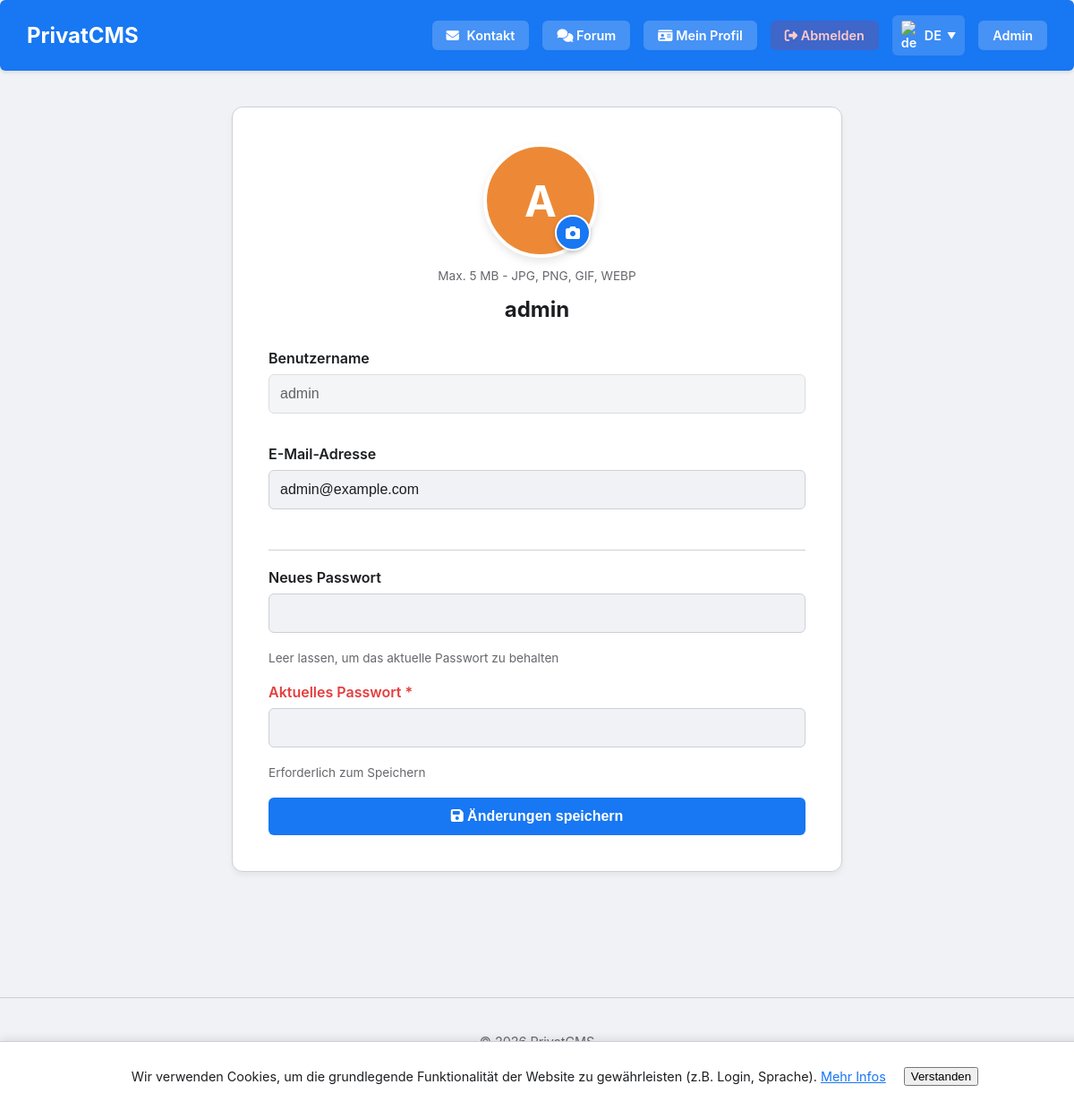
The app's page /profile.php (signed in) with its own data.
### tables this page shows
CREATE TABLE IF NOT EXISTS users (
  id INT AUTO_INCREMENT PRIMARY KEY,
  username VARCHAR(64) UNIQUE NOT NULL,
  password_hash VARCHAR(255) NOT NULL,
  email VARCHAR(255),
  role ENUM('admin','editor','viewer','member') DEFAULT 'member',
  created_at TIMESTAMP DEFAULT CURRENT_TIMESTAMP
);

### public/profile.php (the view, shortened to what this page needs)
<?php
$ini = parse_ini_file(__DIR__ . '/../config/config.ini', true, INI_SCANNER_TYPED) ?: [];
$pdo = (new App\Database($ini['database'] ?? []))->pdo();
$settings = [];
try {
    $stmtSettings = $pdo->query("SELECT * FROM settings");
    while ($row = $stmtSettings->fetch()) {
        $settings[$row['setting_key']] = $row['setting_value'];
    }
} catch (Exception $e) {}
$currentLang = $_SESSION['lang'] ?? 'de';
$langFile = __DIR__ . '/../config/lang/' . $currentLang . '.ini';
$iniLang = file_exists($langFile) ? parse_ini_file($langFile, true) : [];
$pLang = $iniLang['profile'] ?? [];
$stmt = $pdo->prepare("SELECT * FROM users WHERE id = ?");
$stmt->execute([$_SESSION['user_id']]);
$user = $stmt->fetch();
function getAvatarProfile($u) {
    $colors = ['#f56565', '#ed8936', '#ecc94b', '#48bb78', '#38b2ac', '#4299e1', '#667eea', '#9f7aea', '#ed64a6', '#a0aec0'];
    $name = $u['username'] ?? 'U';
    $val = 0;
    for ($i = 0; $i < strlen($name); $i++) { $val += ord($name[$i]); }
    $color = $colors[$val % count($colors)];
    $initial = strtoupper(substr($name, 0, 1));
    return '<div class="avatar-placeholder" style="background:'.$color.';">'.$initial.'</div>';
}
?>
<!DOCTYPE html>
<html lang="<?= htmlspecialchars($currentLang) ?>" data-theme="light">
<head>
    <link href="/assets/styles/main.css" rel="stylesheet">
    <link rel="stylesheet" href="https://cdnjs.cloudflare.com/ajax/libs/font-awesome/6.5.1/css/all.min.css">
</head>
<body>
<?php include 'header.php'; ?>
<main class="container">
    <div class="profile-card">
        <form method="POST" enctype="multipart/form-data">
            <div class="avatar-wrapper">
                <?= getAvatarProfile($user) ?>
                <label for="avatarInput" class="avatar-upload-btn" title="<?= htmlspecialchars($pLang['upload_avatar'] ?? 'Upload Avatar') ?>">
                    <i class="fa-solid fa-camera"></i>
                </label>
            </div>
            <div style="font-size: 0.85rem; color: var(--text-muted); margin-bottom: 15px;">
                <?= htmlspecialchars($pLang['avatar_hint'] ?? 'Max. 5 MB - JPG, PNG, GIF, WEBP') ?>
            </div>
        </form>
        <h2 style="text-align:center; margin:10px 0 30px 0; color:var(--text-main);"><?= htmlspecialchars($user['username']) ?></h2>
        <form method="POST">
            <div class="form-group">
                <label class="form-label"><?= htmlspecialchars($pLang['username'] ?? 'Username') ?></label>
                <input type="text" class="form-input" value="<?= htmlspecialchars($user['username']) ?>" disabled style="opacity:0.7; cursor:not-allowed;">
            </div>
            <div class="form-group">
                <label class="form-label"><?= htmlspecialchars($pLang['email'] ?? 'Email') ?></label>
                <input type="email" name="email" class="form-input" value="<?= htmlspecialchars($user['email'] ?? '') ?>" required>
            </div>
            <div class="form-group" style="border-top:1px solid var(--border); margin-top:30px; padding-top:20px;">
                <label class="form-label"><?= htmlspecialchars($pLang['new_password'] ?? 'New Password') ?></label>
                <input type="password" name="new_password" class="form-input">
                <div class="form-text"><?= htmlspecialchars($pLang['new_password_hint'] ?? 'Leave blank to keep current password') ?></div>
            </div>
            <div class="form-group">
                <label class="form-label" style="color:#e53e3e;"><?= htmlspecialchars($pLang['current_password'] ?? 'Current Password') ?> *</label>
                <input type="password" name="current_password" class="form-input" required>
                <div class="form-text"><?= htmlspecialchars($pLang['current_password_hint'] ?? 'Required to save changes') ?></div>
            </div>
            <button type="submit" class="btn-primary">
                <i class="fa-solid fa-save"></i> <?= htmlspecialchars($pLang['save'] ?? 'Save Changes') ?>
            </button>
        </form>
    </div>
</main>
<?php include 'footer.php'; ?>
</body>
</html>

### public/header.php (shortened to what this page needs)
<?php
if (!isset($t)) $t = [];
if (!isset($languages)) $languages = [
    'de' => ['label' => 'Deutsch',  'flag' => 'https://flagcdn.com/w40/de.png'],
    'en' => ['label' => 'English',  'flag' => 'https://flagcdn.com/w40/gb.png'],
    'fr' => ['label' => 'Français', 'flag' => 'https://flagcdn.com/w40/fr.png'],
    'es' => ['label' => 'Español',  'flag' => 'https://flagcdn.com/w40/es.png']
];
$l_forum   = $iniLang['forum']['title'] ?? 'Forum';
$l_login   = $iniLang['auth']['btn_login'] ?? 'Login';
$l_logout  = $iniLang['auth']['logout'] ?? 'Logout';
$l_profile = $iniLang['profile']['title'] ?? 'Profil';
$l_admin   = $t['admin'] ?? 'Admin';
$l_contact = $iniLang['frontend']['nav_contact'] ?? ($iniLang['nav']['contact'] ?? 'Kontakt');
$menuLinks = [];
if (isset($pdo)) {
    try {
        $stmt = $pdo->query("SELECT * FROM menu_items ORDER BY position ASC");
        $menuLinks = $stmt->fetchAll();
    } catch (Exception $e) {}
}
$isLoggedIn = !empty($_SESSION['user_id']);
?>
<header class="site-header">
    <div class="header-container">
      <a href="/" class="site-title"><?= htmlspecialchars($settings['blog_title'] ?? 'PrivatCMS') ?></a>
      <div class="header-actions">
        <?php if (!empty($menuLinks)): ?>
            <?php foreach($menuLinks as $link): ?>
                <a href="<?= htmlspecialchars($link['link']) ?>" class="btn-nav">
                    <?php if (!empty($link['icon'])): ?>
                        <i class="<?= htmlspecialchars($link['icon']) ?>" style="margin-right: 5px;"></i>
                    <?php endif; ?>
                    <?= htmlspecialchars($link['label']) ?>
                </a>
            <?php endforeach; ?>
        <?php else: ?>
            <a href="/contact.php" class="btn-nav">
                <i class="fa-solid fa-envelope" style="margin-right: 5px;"></i> <?= htmlspecialchars($l_contact) ?>
            </a>
        <?php endif; ?>
        <a href="/forum.php" class="btn-nav">
            <i class="fa-solid fa-comments"></i> <?= htmlspecialchars($l_forum) ?>
        </a>
        <?php if ($isLoggedIn): ?>
            <a href="/profile.php" class="btn-nav">
                <i class="fa-solid fa-id-card"></i> <?= htmlspecialchars($l_profile) ?>
            </a>
            <a href="/logout.php" class="btn-nav" style="background: rgba(220, 38, 38, 0.2); color: #fecaca;">
                <i class="fa-solid fa-right-from-bracket"></i> <?= htmlspecialchars($l_logout) ?>
            </a>
        <?php else: ?>
            <a href="/login.php" class="btn-nav">
                <i class="fa-solid fa-user"></i> <?= htmlspecialchars($l_login) ?>
            </a>
        <?php endif; ?>
        <div class="lang-dropdown" id="langDropdown">
            <div class="lang-trigger" onclick="toggleLang()">
                <img src="<?= $languages[$currentLang]['flag'] ?? '' ?>" alt="<?= $currentLang ?>">
                <span><?= strtoupper($currentLang) ?></span>
                <span style="font-size: 10px;">▼</span>
            </div>
        </div>
        <?php if (!empty($_SESSION['role']) && in_array($_SESSION['role'], ['admin', 'editor'])): ?>
            <a href="/admin/" class="btn-admin"><?= htmlspecialchars($l_admin) ?></a>
        <?php endif; ?>
      </div>
    </div>
</header>

### public/footer.php (shortened to what this page needs)
<?php
$txtTotal = $t['footer_total'] ?? ($iniLang['frontend']['footer_stats_total'] ?? 'Total Visits');
$txtToday = $t['footer_today'] ?? ($iniLang['frontend']['footer_stats_today'] ?? 'Today');
$totalViews = 0;
$todayViews = 0;
if (isset($pdo)) {
    try {
        $totalViews = (int)$pdo->query("SELECT SUM(views) FROM daily_stats")->fetchColumn();
        $todayViews = (int)$pdo->query("SELECT views FROM daily_stats WHERE date = CURDATE()")->fetchColumn();
    } catch (Exception $e) { $footerPages = []; }
} else {
    $footerPages = [];
}
?>
<footer style="text-align: center; padding: 40px 20px; color: var(--text-muted); font-size: 0.9rem; margin-top: 50px; border-top: 1px solid var(--border);">
    <div style="margin-bottom: 10px;">
    </div>
    <div>
        📊 <?= htmlspecialchars($txtTotal) ?>: <strong><?= number_format($totalViews) ?></strong>
        📅 <?= htmlspecialchars($txtToday) ?>: <strong><?= number_format($todayViews) ?></strong>
    </div>
</footer>
<link href="/assets/styles/lightbox.css" rel="stylesheet">
<?php
$cText   = $t['cookie_text']   ?? ($iniLang['cookie']['text']   ?? 'We use cookies.');
$cAccept = $t['cookie_accept'] ?? ($iniLang['cookie']['accept'] ?? 'OK');
$cMore   = $t['cookie_more']   ?? ($iniLang['cookie']['more']   ?? 'Info');
$cLink   = $t['cookie_link']   ?? ($iniLang['cookie']['link']   ?? '#');
?>
<link href="/assets/styles/cookie.css" rel="stylesheet">
<div id="cookieBanner" class="cookie-banner">
    <p><?= htmlspecialchars($cText) ?> <a href="<?= htmlspecialchars($cLink) ?>" style="color:var(--primary);"><?= htmlspecialchars($cMore) ?></a></p>
    <button id="acceptCookies" class="btn-cookie"><?= htmlspecialchars($cAccept) ?></button>
</div>

### public/assets/styles/main.css (style rules this page uses)
:root { --bg-body: #f0f2f5; --bg-card: #ffffff; --text-main: #1c1e21; --text-muted: #65676b; --border: #ccd0d5; --primary: #1877f2; --header-bg: #1877f2; --header-text: #ffffff; }
body { background-color: var(--bg-body); color: var(--text-main); margin: 0; font-family: -apple-system, sans-serif; transition: background 0.3s, color 0.3s; }
.site-header { background-color: var(--header-bg); color: var(--header-text); padding: 12px 0; box-shadow: 0 2px 4px rgba(0,0,0,0.1); margin-bottom: 30px; max-width: 1530px; margin-right: auto; margin-left: auto; border-radius: 6px; padding: 17px 0px 17px 0px; }
.header-container { max-width: 1600px; margin: 0 auto; width: 95%; display: flex; justify-content: space-between; align-items: center; }
.site-title { font-size: 24px; font-weight: bold; text-decoration: none; color: var(--header-text); }
.header-actions { display: flex; align-items: center; gap: 15px; }
.btn-nav { background-color: rgba(255,255,255,0.2); color: var(--header-text); text-decoration: none; padding: 8px 16px; border-radius: 6px; font-weight: 600; font-size: 0.9rem; transition: background 0.2s; }
.btn-admin { background-color: rgba(255,255,255,0.2); color: var(--header-text); text-decoration: none; padding: 8px 16px; border-radius: 6px; font-weight: 600; font-size: 0.9rem; }
.lang-dropdown { position: relative; }
.lang-trigger { display: flex; align-items: center; gap: 6px; cursor: pointer; background: rgba(255,255,255,0.15); padding: 6px 10px; border-radius: 6px; color: var(--header-text); font-weight: 600; font-size: 0.9rem; }
.lang-trigger img { width: 20px; border-radius: 3px; }
.container { max-width: 1530px; margin: 0 auto; width: 95%; padding-bottom: 50px; }
:root { --bg-img: #ffffff; }
body { background-color: var(--bg-body); color: var(--text-main); margin: 0; font-family: -apple-system, sans-serif; transition: background 0.3s, color 0.3s; scroll-behavior: smooth; }
.form-input { width: 100%; padding: 12px; border: 1px solid var(--border); border-radius: 6px; box-sizing: border-box; font-size: 1rem; background: var(--bg-body); color: var(--text-main); margin-bottom: 15px; }

### public/assets/styles/cookie.css (style rules this page uses)
.cookie-banner { position: fixed; bottom: -100%; left: 0; width: 100%; background-color: var(--bg-card, #ffffff); color: var(--text-main, #333); padding: 15px 20px; box-shadow: 0 -2px 10px rgba(0,0,0,0.1); border-top: 1px solid var(--border, #ddd); display: flex; flex-wrap: wrap; justify-content: center; align-items: center; gap: 20px; z-index: 10000; transition: bottom 0.5s ease-in-out; font-size: 0.9rem; }
.cookie-banner.show { bottom: 0; }

### public/profile.php (style rules this page uses)
.profile-card { max-width: 600px; margin: 40px auto; background: var(--bg-card); padding: 40px; border-radius: 12px; border: 1px solid var(--border); box-shadow: 0 4px 6px rgba(0,0,0,0.05); text-align: center; }
.form-group { margin-bottom: 20px; text-align: left; }
.form-label { display: block; margin-bottom: 8px; font-weight: 600; color: var(--text-main); }
.form-input { width: 100%; padding: 12px; border: 1px solid var(--border); border-radius: 6px; font-size: 1rem; box-sizing: border-box; background: var(--bg-body); color: var(--text-main); }
.form-text { font-size: 0.85rem; color: var(--text-muted); margin-top: 5px; }
.btn-primary { width: 100%; padding: 12px; background: var(--primary); color: #fff; border: none; border-radius: 6px; font-size: 1rem; font-weight: bold; cursor: pointer; transition: 0.2s; }
.avatar-wrapper { position: relative; width: 120px; height: 120px; margin: 0 auto 20px auto; }
.avatar-placeholder { width: 100%; height: 100%; border-radius: 50%; color: #fff; font-size: 48px; font-weight: bold; display: flex; align-items: center; justify-content: center; border: 4px solid #fff; box-shadow: 0 4px 10px rgba(0,0,0,0.1); }
.avatar-upload-btn { position: absolute; bottom: 0; right: 0; background: var(--primary); color: #fff; width: 36px; height: 36px; border-radius: 50%; display: flex; align-items: center; justify-content: center; cursor: pointer; border: 2px solid #fff; box-shadow: 0 2px 5px rgba(0,0,0,0.2); transition: 0.2s; }

### records on screen
users: username "A", username "admin", email "admin@example.com"

### other values on screen
$settings['blog_title'] "PrivatCMS"
$l_contact "Kontakt"
$l_forum "Forum"
$l_profile "Mein Profil"
$l_logout "Abmelden"
$currentLang "DE"
$l_admin "Admin"
$pLang['avatar_hint'] "Max. 5 MB - JPG, PNG, GIF, WEBP"
$pLang['username'] "Benutzername"
$pLang['email'] "E-Mail-Adresse"
$pLang['new_password'] "Neues Passwort"
$pLang['new_password_hint'] "Leer lassen, um das aktuelle Passwort zu behalten"
$pLang['current_password'] "Aktuelles Passwort"
$pLang['current_password_hint'] "Erforderlich zum Speichern"
$pLang['save'] "Änderungen speichern"
